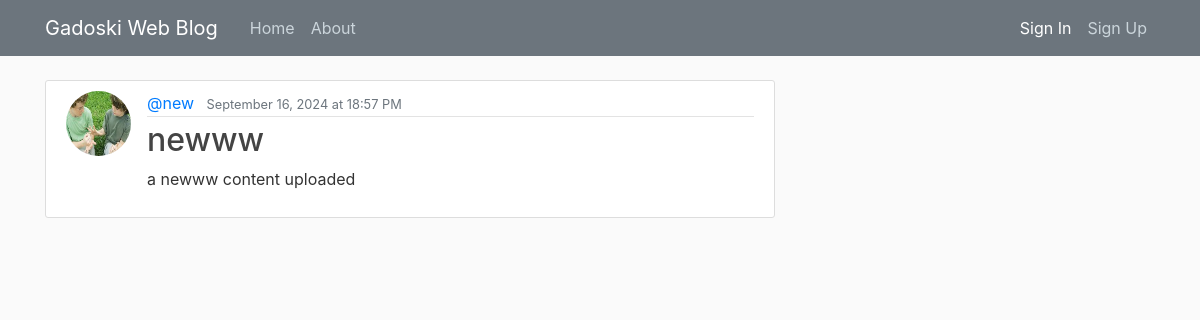
/post/1, run on the app's committed database.
### flaskblog/models.py (models this page shows, shortened)
class User(db.Model, UserMixin):
    id = db.Column(db.Integer, primary_key=True)
    username = db.Column(db.String(22), unique=True, nullable=False)
    email = db.Column(db.String(120), unique=True, nullable=False)
    profile_image = db.Column(db.String(120), nullable=False, default='static/images/default.jpg')
    password = db.Column(db.String(120), nullable=False)
    posts = db.relationship('Post', backref='author', lazy=True)

class Post(db.Model):
    id = db.Column(db.Integer, primary_key=True)
    title = db.Column(db.String(100), nullable=False)
    date_posted = db.Column(db.DateTime, nullable=False, default=datetime.utcnow)
    content = db.Column(db.Text, nullable=False)
    user_id = db.Column(db.Integer, db.ForeignKey('user.id'), nullable=False)

### flaskblog/posts/routes.py (the view)
@posts.route('/post/<int:post_id>')
def post(post_id):
    post = Post.query.get_or_404(post_id)
    return render_template('post.html', title='post.title', post=post)

### flaskblog/templates/post.html (shortened to what this page needs)
{% extends "layout.html" %} {% block data %}
<article class="media content-section">
  <img
    class="rounded-circle article-img"
    src="{{ url_for('static', filename='images/' + post.author.profile_image) }}"
    alt="Profile Picture"
  />
  <div class="media-body">
    <div class="article-metadata">
      <a
        class="mr-2"
        href="{{ url_for('users.userPosts', username=post.author.username) }}"
        >@{{ post.author.username }}</a
      >
      <small class="text-muted"
        >{{ post.date_posted.strftime('%B %d, %Y at %H:%M %p') }}</small
      >
    </div>
    <h2 class="article-title" href="#">{{ post.title }}</h2>
    <p class="article-content">{{ post.content }}</p>
  </div>
</article>
{% endblock data %}

### flaskblog/static/main.css (style rules this page uses)
body { background: #fafafa; color: #333333; margin-top: 5rem; }
h1, h2, h3, h4, h5, h6 { color: #444444; }
.content-section { background: #ffffff; padding: 10px 20px; border: 1px solid #dddddd; border-radius: 3px; margin-bottom: 20px; }
.article-title { color: #444444; }
.article-content { white-space: pre-line; }
.article-img { height: 65px; width: 65px; margin-right: 16px; }
.article-metadata { padding-bottom: 1px; margin-bottom: 4px; border-bottom: 1px solid #e3e3e3 }

### data on the page
User: profile_image (picture), author.username "new"
Post: date_posted "September 16, 2024 at 18:57 PM", title "newww", content "a newww content uploaded"
